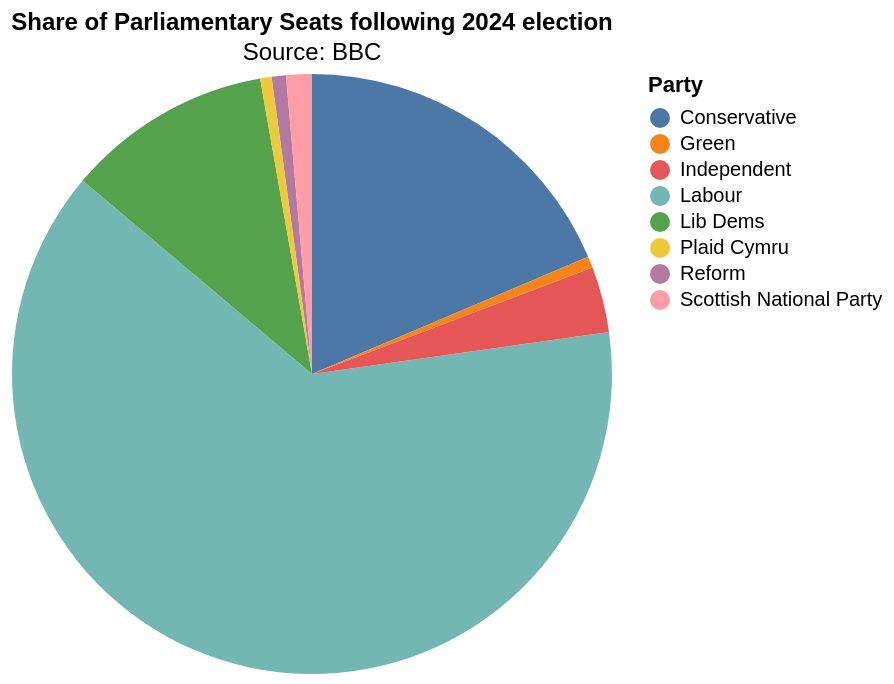

Write a Vega-Lite specification for this figure.
### Vega-Lite specification from a JSON file in a GitHub repository (floating-point values rounded to 4 significant figures)
{"$schema": "https://vega.github.io/schema/vega-lite/v5.json", "description": "Pie Chart with percentage_tooltip", "data": {"values": [{"Party": "Labour", "value": 412}, {"Party": "Conservative", "value": 121}, {"Party": "Lib Dems", "value": 72}, {"Party": "Reform", "value": 5}, {"Party": "Scottish National Party", "value": 9}, {"Party": "Green", "value": 4}, {"Party": "Plaid Cymru", "value": 4}, {"Party": "Independent", "value": 23}]}, "title": {"text": "Share of Parliamentary Seats following 2024 election", "subtitle": "Source: BBC", "fontSize": 12}, "height": "container", "width": "container", "mark": {"type": "arc", "tooltip": true}, "encoding": {"theta": {"field": "value", "type": "quantitative", "stack": "normalize"}, "color": {"field": "Party", "type": "nominal"}}}
